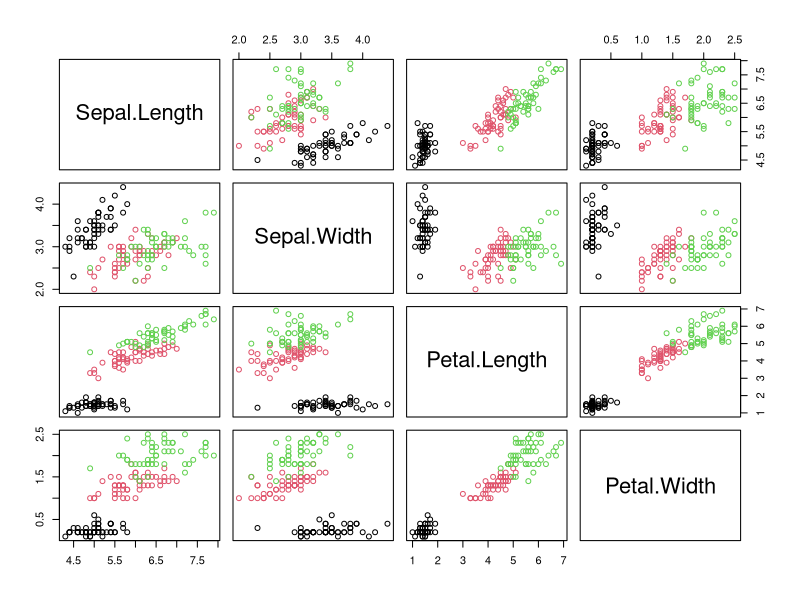
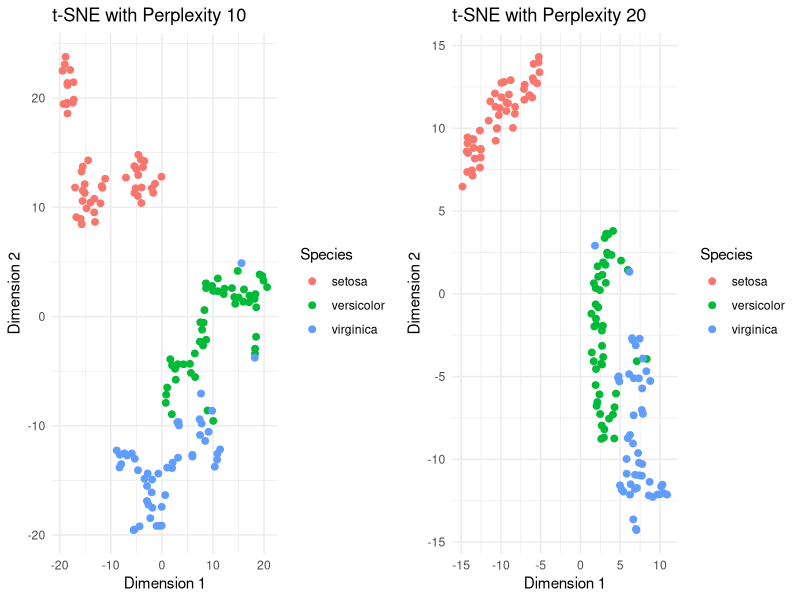
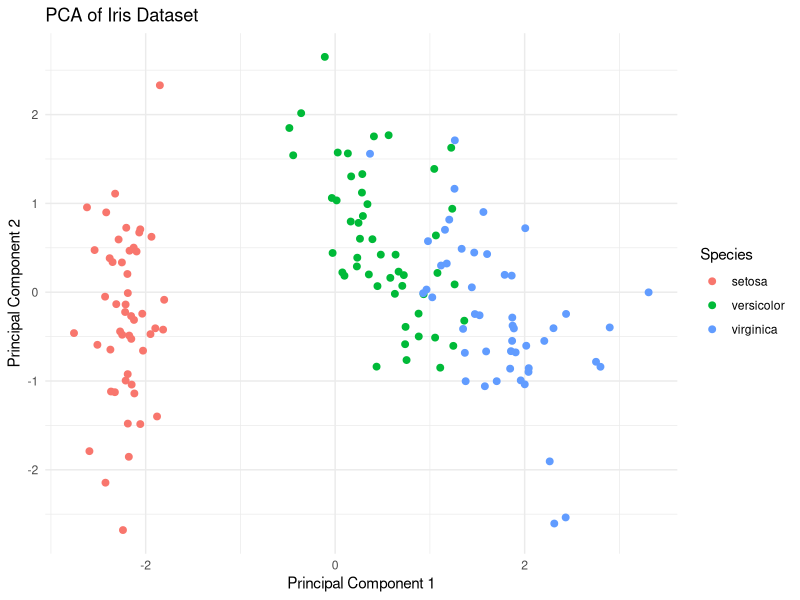

These figures' R source, in order:
## ---- chunk 1
library(Rtsne)
library(ggplot2)
library(dplyr)
library(gridExtra)
## ---- chunk 2
data(iris)
## ---- chunk 3
# Display the first few rows of the dataset
head(iris)

# Summary statistics
summary(iris)

# Pair plot to visualize relationships between variables
pairs(iris[, -5], col = iris$Species)
## ---- chunk 4
# Remove the labels
iris_data <- iris[, -5]

# Scale the features
iris_data <- scale(iris_data)

# Remove duplicate rows
iris_data <- iris_data[!duplicated(iris_data), ]
## ---- chunk 5
# Set a seed for reproducibility
set.seed(123)

# Run t-SNE
tsne_result <- Rtsne(iris_data, dims = 2, perplexity = 30, verbose = TRUE, max_iter = 500)
## ---- chunk 6
# Run t-SNE with different perplexity values
tsne_result_10 <- Rtsne(iris_data, dims = 2, perplexity = 10, verbose = TRUE, max_iter = 500)
tsne_result_20 <- Rtsne(iris_data, dims = 2, perplexity = 20, verbose = TRUE, max_iter = 500)

# Create dataframes with the t-SNE results
tsne_data_10 <- data.frame(tsne_result_10$Y, Species = iris$Species[!duplicated(iris[, -5])])
tsne_data_20 <- data.frame(tsne_result_20$Y, Species = iris$Species[!duplicated(iris[, -5])])
colnames(tsne_data_10) <- colnames(tsne_data_20) <- c("Dim1", "Dim2", "Species")

# Plot the results
p1 <- ggplot(tsne_data_10, aes(x = Dim1, y = Dim2, color = Species)) +
  geom_point(size = 2) +
  labs(title = 't-SNE with Perplexity 10', x = 'Dimension 1', y = 'Dimension 2') +
  theme_minimal()

p2 <- ggplot(tsne_data_20, aes(x = Dim1, y = Dim2, color = Species)) +
  geom_point(size = 2) +
  labs(title = 't-SNE with Perplexity 20', x = 'Dimension 1', y = 'Dimension 2') +
  theme_minimal()

# Display the plots
grid.arrange(p1, p2, ncol = 2)
## ---- chunk 7
# Run PCA
pca_result <- prcomp(iris_data)

# Create a dataframe with the PCA results
pca_data <- data.frame(pca_result$x[, 1:2], Species = iris$Species[!duplicated(iris[, -5])])
colnames(pca_data) <- c("PC1", "PC2", "Species")

# Plot the PCA results
ggplot(pca_data, aes(x = PC1, y = PC2, color = Species)) +
  geom_point(size = 2) +
  labs(title = 'PCA of Iris Dataset', x = 'Principal Component 1', y = 'Principal Component 2') +
  theme_minimal()
